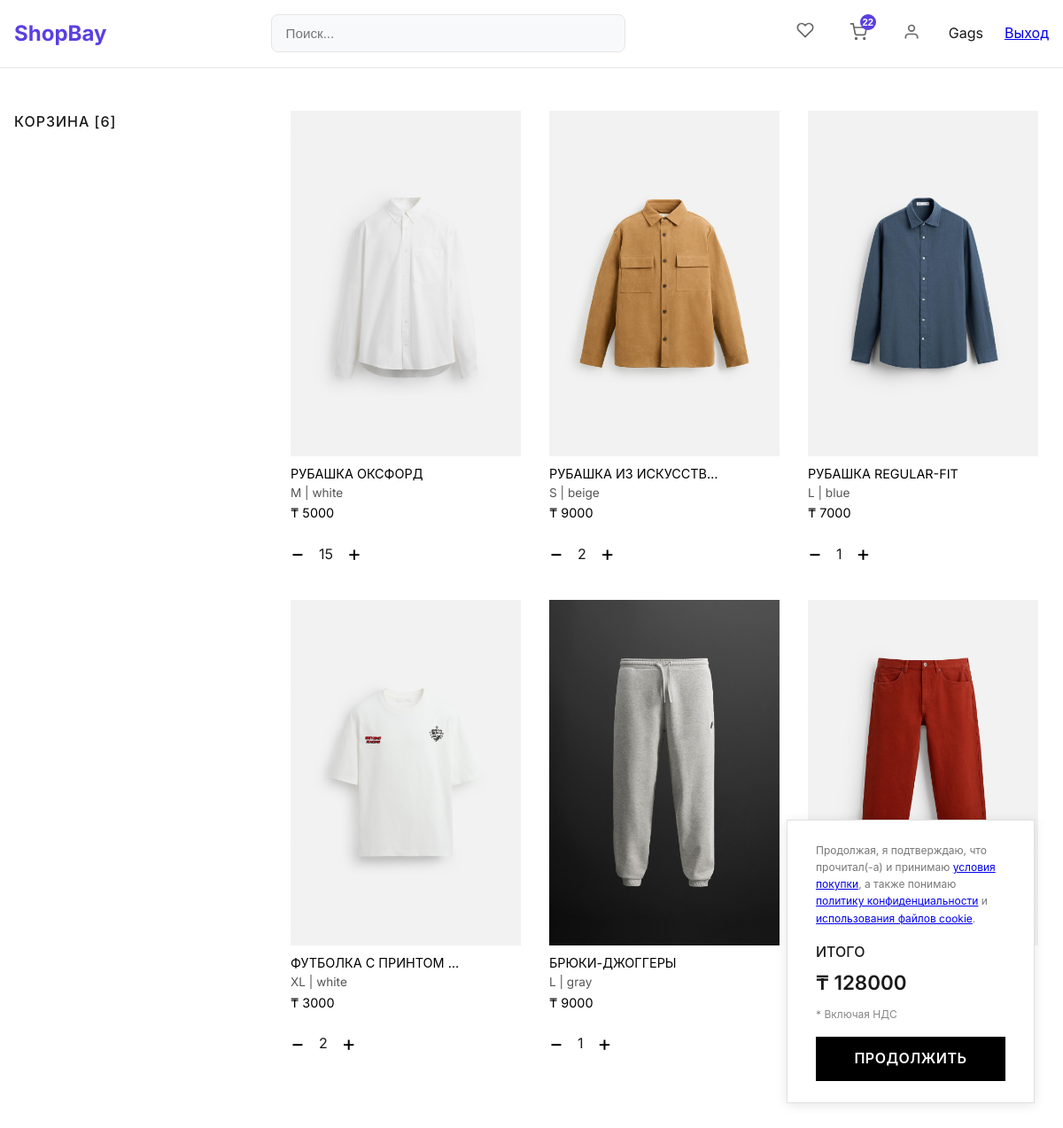
Before: /orders/cart/ (signed in) with the older database file.
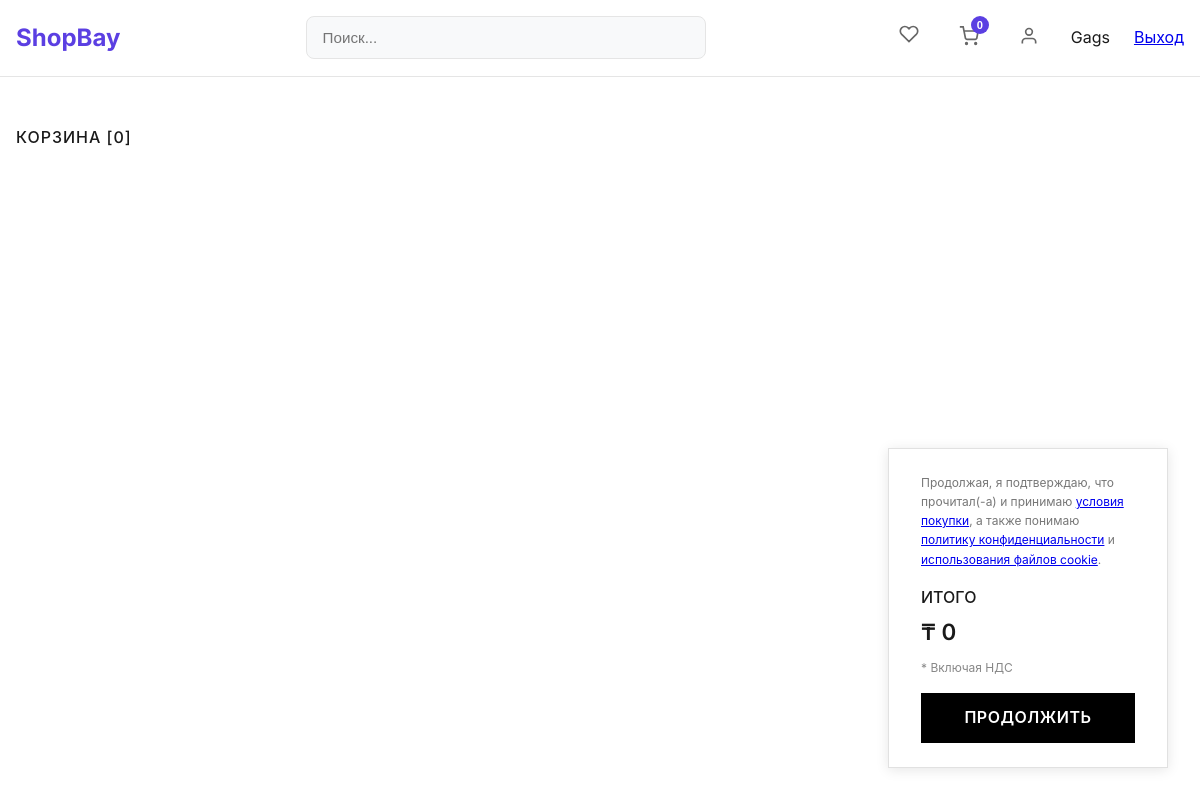
After: the same page with the newer database file.
### apps/orders/models.py (models this page shows, shortened)
class Cart(models.Model):
    customer= models.ForeignKey(Customer, on_delete=models.CASCADE,related_name="customer_cart")
    total_amount= models.IntegerField()
    total_price= models.DecimalField(max_digits=20, decimal_places=2)

class CartItem(models.Model):
    cart=models.ForeignKey(Cart, on_delete=models.CASCADE,related_name="cart_cartitem")
    amount= models.PositiveIntegerField()
    product= models.ForeignKey(Product, on_delete=models.CASCADE, related_name="product_cartitem")

### apps/accounts/models.py (models this page shows, shortened)
class Customer(AbstractUser):
    username = None
    first_name = models.CharField(max_length=150)
    last_name = models.CharField(max_length=150)
    email = models.EmailField(unique=True)
    created_at = models.DateTimeField(auto_now_add=True)
    update_at = models.DateTimeField(auto_now=True)
    auth_code = models.CharField(max_length=6,
                                 blank=True,
                                 null=True,
                                 verbose_name='Код авторизации')
    USERNAME_FIELD = 'email'
    REQUIRED_FIELDS = ['first_name']
    objects = CustomerManager()  # Вот это — обязательно!

### apps/products/models.py (models this page shows, shortened)
class Product(models.Model):
    COLOR_CHOICES = [
        ('white', 'Белый'),
        ('black', 'Чёрный'),
        ('green', 'Зелёный'),
        ('red', 'Красный'),
        ('blue', 'Синий'),
        ('yellow', 'Жёлтый'),
        ('beige', 'Бежевый'),
        ('gray', 'Серый'),
        ('brown', 'Коричневый'),
        ('pink', 'Розовый'),
    ]
    title = models.CharField(max_length=255)
    user_segment = models.ForeignKey(UserSegment, on_delete=models.CASCADE, related_name='user_segment_product')
    category = models.ForeignKey(Category, on_delete=models.CASCADE, related_name='category_product')
    description = models.TextField(blank=True, null=True)
    article = models.PositiveIntegerField()
    color = models.CharField(max_length=50, choices=COLOR_CHOICES)
    price = models.DecimalField(max_digits=20, decimal_places=2)
    size = models.ForeignKey(Size, on_delete=models.CASCADE, related_name='size_product')
    mane_image = models.ImageField(upload_to='products/main_images/')
    TYPE_SALE_CHOICES = [
        ('sale', 'Sale'),
        ('new', 'New'),
        ('best seller', 'Best Seller'),
    ]
    type_sale = models.CharField(max_length=20, choices=TYPE_SALE_CHOICES)

class Size(models.Model):
    name = models.CharField(max_length=50)
    def __str__(self):
        return self.name

### apps/orders/views.py (the view)
@login_required
def cart_view(request):
    cart, created = Cart.objects.get_or_create(customer=request.user,
                                               defaults={'total_amount': 0, 'total_price': 0})
    if created:
        messages.info(request, "Your cart has been created.")
    cart_items = CartItem.objects.filter(cart=cart).select_related('product').prefetch_related('product__favorite_set')
    context = {
        'cart': cart,
        'cart_items': cart_items,
    }
    return render(request, 'cart.html', context)

### apps/orders/views.py (called while the page is built)
def cart_context(request):
    if request.user.is_authenticated:
        cart = Cart.objects.filter(customer=request.user).order_by('-id').first()
        return {'cart': cart}
    return {'cart': None}

### templates/cart.html (shortened to what this page needs)
{% extends 'base.html' %}
{% load static %}
{% block extra_css %}
  <link rel="stylesheet" href="{% static 'css/cart.css' %}">
{% endblock extra_css %}
{% block content %}
<div class="main-container" style="padding: 3rem 1rem; max-width: 1200px; margin: 0 auto;">
    <h2 style="font-weight: 500; font-size: 1rem; letter-spacing: 1px; margin-bottom: 2rem;">КОРЗИНА [{{ cart_items|length }}]</h2>
    <div style="display: flex; flex-wrap: wrap; gap: 2rem;">
        {% for item in cart_items %}
        <div style="width: 260px; display: flex; flex-direction: column; gap: 0.5rem;">
            <img src="{{ item.product.mane_image.url }}" alt="{{ item.product.title }}" style="width: 100%; border: none; object-fit: cover;" />
            <div style="font-size: 0.9rem; color: #000;">
                <p style="margin: 0; font-weight: 400;">{{ item.product.title|truncatechars:20 }}</p>
                <p style="margin: 0; font-size: 0.85rem; color: #555;">{{ item.product.size }} | {{ item.product.color }}</p>
                <p style="margin: 0;">₸ {{ item.product.price|floatformat:0 }}</p>
            </div>
            <div style="display: flex; align-items: center; gap: 1rem; margin-top: 0.5rem;">
                <a href="{% url 'decrease_amount' item.id %}" style="font-size: 1.5rem; color: #000; text-decoration: none;">−</a>
                <span>{{ item.amount }}</span>
                <a href="{% url 'increase_amount' item.id %}" style="font-size: 1.5rem; color: #000; text-decoration: none;">+</a>
            </div>
        </div>
        {% endfor %}
    </div>
<div style="
    position: fixed;
    bottom: 2rem;
    right: 2rem;
    background-color: white;
    border: 1px solid #e1e1e1;
    box-shadow: 0 2px 12px rgba(0,0,0,0.1);
    padding: 1.5rem 2rem;
    width: 280px;
    z-index: 1000;
">
    <p style="font-size: 0.75rem; color: #777;">
        Продолжая, я подтверждаю, что прочитал(-а) и принимаю
        <a href="#">условия покупки</a>, а также понимаю
        <a href="#">политику конфиденциальности</a> и
        <a href="#">использования файлов cookie</a>.
    </p>
    <p style="font-weight: 500; font-size: 1rem; margin: 1rem 0 0.25rem;">ИТОГО</p>
    <p style="font-size: 1.4rem; font-weight: 600; margin: 0 0 0.5rem;">₸ {{ cart.total_price|floatformat:0 }}</p>
    <p style="font-size: 0.75rem; color: #888;">* Включая НДС</p>
    <a href="{% url 'checkout_view' %}" style="
        display: block;
        margin-top: 1rem;
        background-color: #000;
        color: white;
        text-align: center;
        padding: 0.75rem;
        font-weight: 600;
        letter-spacing: 0.5px;
        text-decoration: none;
        text-transform: uppercase;
    ">
        Продолжить
    </a>
</div>
{% endblock content%}

### templates/base.html (shortened to what this page needs)
{% load static %}
<!DOCTYPE html>
<html lang="en">
<head>
    <link rel="stylesheet" href="{% static 'css/index.css' %}">
    {% block extra_css %} {% endblock extra_css %}
</head>
<body>
    <header class="header">
        <div class="header-container">
            <a href="/" class="logo">ShopBay</a>
            <div class="search-container">
                <input type="text" class="search-input" placeholder="Поиск..." id="searchInput">
            </div>
            <div class="header-actions">
                <a href="{% url 'favorites:favorites_list' %}" class="header-icon">
                    <svg viewBox="0 0 24 24" fill="none" stroke="currentColor" stroke-width="2">
                        <path d="M20.84 4.61a5.5 5.5 0 0 0-7.78 0L12 5.67l-1.06-1.06a5.5 5.5 0 0 0-7.78 7.78l1.06 1.06L12 21.23l7.78-7.78 1.06-1.06a5.5 5.5 0 0 0 0-7.78z"></path>
                    </svg>
                </a>
                    <a href="{% url 'cart_view' %}">
                    <button class="header-icon">
                    <span class="cart-badge" id="cartBadge">{{ cart.total_amount|default:"0" }}</span>
                </button>
                </a>
                {% if not user.is_authenticated %}
                <a href="{% url 'login' %}" class="auth-link">Вход</a>
                <a href="{% url 'register' %}" class="'auth-link">Регистрация</a>
                {% else %}
                <a href="{% url 'profile' %}">
                <button class="header-icon">
                    <svg viewBox="0 0 24 24" fill="none" stroke="currentColor" stroke-width="2">
                        <path d="M20 21v-2a4 4 0 0 0-4-4H8a4 4 0 0 0-4 4v2"></path>
                        <circle cx="12" cy="7" r="4"></circle>
                    </svg>
                </button>
                </a>
                <p>{{ user.first_name }}</p>
                <a href="{% url 'logout' %}" class="auth-link">Выход</a>
                {% endif %}
            </div>
        </div>
    </header>
    {% block content %}
    {% endblock %}
</body>
</html>

### static/css/index.css (style rules this page uses)
* { margin: 0; padding: 0; box-sizing: border-box; }
body { font-family: 'Inter', -apple-system, BlinkMacSystemFont, 'Segoe UI', Roboto, sans-serif; background-color: #ffffff; color: #1a1a1a; line-height: 1.6; }
.header { background: #ffffff; border-bottom: 1px solid #e5e5e5; padding: 1rem 0; position: sticky; top: 0; z-index: 100; }
.header-container { max-width: 1400px; margin: 0 auto; padding: 0 1rem; display: flex; align-items: center; justify-content: space-between; }
.logo { font-size: 1.5rem; font-weight: 700; color: #5B3FE2; text-decoration: none; }
.search-container { flex: 1; max-width: 400px; margin: 0 2rem; position: relative; }
.search-input { width: 100%; padding: 0.75rem 1rem; border: 1px solid #e5e5e5; border-radius: 8px; font-size: 0.95rem; background: #f8f9fa; transition: all 0.2s ease; }
.header-actions { display: flex; align-items: center; gap: 1.5rem; }
.header-icon { position: relative; padding: 0.5rem; border: none; background: none; cursor: pointer; border-radius: 6px; transition: background-color 0.2s ease; }
.header-icon svg { width: 20px; height: 20px; stroke: #666; }
.cart-badge { position: absolute; top: -2px; right: -2px; background: #5B3FE2; color: white; border-radius: 50%; width: 18px; height: 18px; font-size: 0.7rem; display: flex; align-items: center; justify-content: center; font-weight: 600; }
.main-container { max-width: 1400px; margin: 0 auto; padding: 2rem 1rem; display: grid; grid-template-columns: 280px 1fr; gap: 2rem; }

Changed rows visible on the page:
removed CartItem: product.mane_image (picture), product "РУБАШКА ОКСФОРД", product.size "M", product.color "white", product.price "5000", amount "15"
removed CartItem: product.mane_image (picture), product "РУБАШКА ИЗ ИСКУССТВ…", product.size "S", product.color "beige", product.price "9000", amount "2"
removed CartItem: product.mane_image (picture), product "РУБАШКА REGULAR-FIT", product.size "L", product.color "blue", product.price "7000", amount "1"
removed CartItem: product.mane_image (picture), product "ФУТБОЛКА С ПРИНТОМ …", product.size "XL", product.color "white", product.price "3000", amount "2"
removed CartItem: product.mane_image (picture), product "БРЮКИ-ДЖОГГЕРЫ", product.size "L", product.color "gray", product.price "9000", amount "1"
removed CartItem: product.mane_image (picture)
changed Cart: total_amount "22" → "0"; total_price "128000" → "0"
Other visible differences:
{{ cart_items|length }}: "6" → "0"
